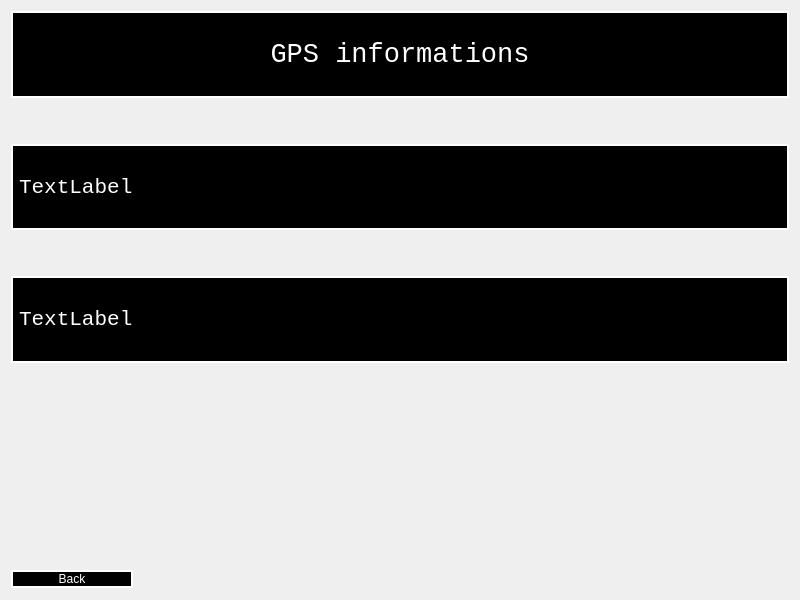
<?xml version="1.0" encoding="UTF-8"?>
<ui version="4.0">
 <class>GPSShowTime</class>
 <widget class="QWidget" name="GPSShowTime">
  <property name="geometry">
   <rect>
    <x>0</x>
    <y>0</y>
    <width>800</width>
    <height>600</height>
   </rect>
  </property>
  <property name="windowTitle">
   <string>Form</string>
  </property>
  <property name="autoFillBackground">
   <bool>true</bool>
  </property>
  <property name="styleSheet">
   <string notr="true">QLabel
{

background:black;
border: 2px solid white;
color: white;

}

QPushButton
{
background:black;
border: 2px solid white;
color: white;
}</string>
  </property>
  <layout class="QGridLayout" name="gridLayout">
   <item row="5" column="0">
    <spacer name="verticalSpacer">
     <property name="orientation">
      <enum>Qt::Vertical</enum>
     </property>
     <property name="sizeType">
      <enum>QSizePolicy::Fixed</enum>
     </property>
     <property name="sizeHint" stdset="0">
      <size>
       <width>20</width>
       <height>200</height>
      </size>
     </property>
    </spacer>
   </item>
   <item row="6" column="0">
    <widget class="QPushButton" name="back">
     <property name="styleSheet">
      <string notr="true">
</string>
     </property>
     <property name="text">
      <string>Back</string>
     </property>
    </widget>
   </item>
   <item row="1" column="0">
    <spacer name="verticalSpacer_2">
     <property name="orientation">
      <enum>Qt::Vertical</enum>
     </property>
     <property name="sizeType">
      <enum>QSizePolicy::Fixed</enum>
     </property>
     <property name="sizeHint" stdset="0">
      <size>
       <width>20</width>
       <height>40</height>
      </size>
     </property>
    </spacer>
   </item>
   <item row="3" column="0">
    <spacer name="verticalSpacer_3">
     <property name="orientation">
      <enum>Qt::Vertical</enum>
     </property>
     <property name="sizeType">
      <enum>QSizePolicy::Fixed</enum>
     </property>
     <property name="sizeHint" stdset="0">
      <size>
       <width>20</width>
       <height>40</height>
      </size>
     </property>
    </spacer>
   </item>
   <item row="6" column="1">
    <spacer name="horizontalSpacer">
     <property name="orientation">
      <enum>Qt::Horizontal</enum>
     </property>
     <property name="sizeType">
      <enum>QSizePolicy::Fixed</enum>
     </property>
     <property name="sizeHint" stdset="0">
      <size>
       <width>650</width>
       <height>20</height>
      </size>
     </property>
    </spacer>
   </item>
   <item row="0" column="0" colspan="2">
    <widget class="QLabel" name="label">
     <property name="font">
      <font>
       <family>Monospace</family>
       <pointsize>20</pointsize>
      </font>
     </property>
     <property name="text">
      <string>GPS informations</string>
     </property>
     <property name="alignment">
      <set>Qt::AlignCenter</set>
     </property>
    </widget>
   </item>
   <item row="2" column="0" colspan="2">
    <widget class="QLabel" name="position">
     <property name="font">
      <font>
       <family>Monospace</family>
       <pointsize>16</pointsize>
      </font>
     </property>
     <property name="text">
      <string>TextLabel</string>
     </property>
    </widget>
   </item>
   <item row="4" column="0" colspan="2">
    <widget class="QLabel" name="speed">
     <property name="font">
      <font>
       <family>Monospace</family>
       <pointsize>16</pointsize>
      </font>
     </property>
     <property name="text">
      <string>TextLabel</string>
     </property>
    </widget>
   </item>
  </layout>
 </widget>
 <resources/>
 <connections/>
</ui>
